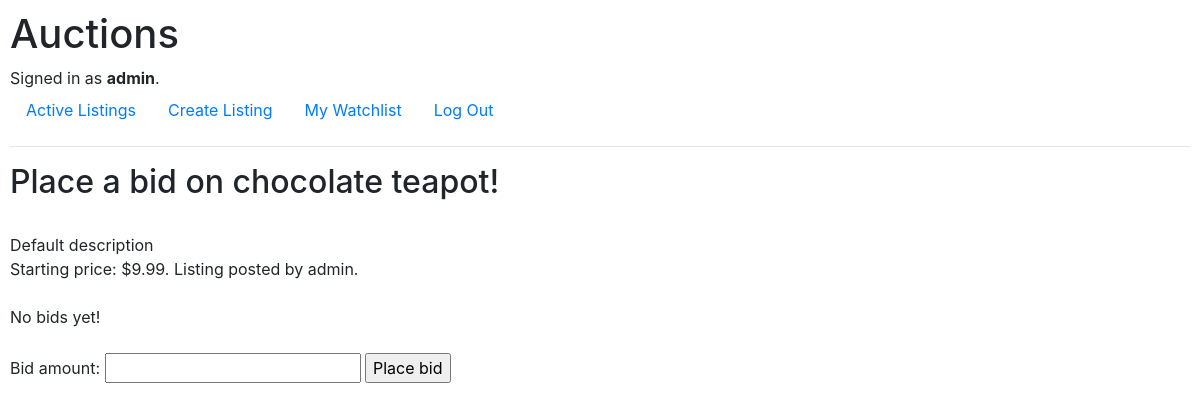
/bidding_page/chocolate teapot (signed in), run on an earlier commit of the app's database.
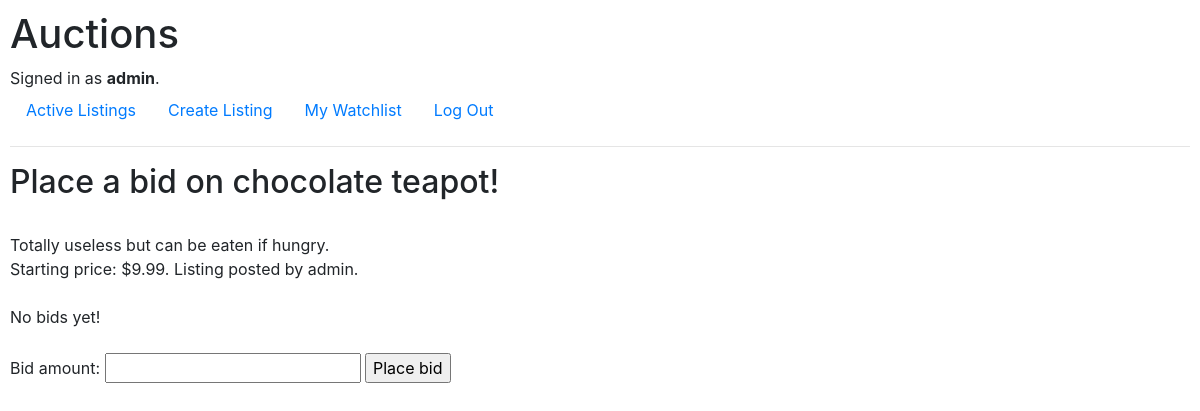
And on a later commit of the database.
### auctions/models.py (models this page shows, shortened)
class AuctionListing(models.Model):
    listing_name = models.CharField(max_length=64)
    starting_price = models.DecimalField(max_digits=6, decimal_places=2)
    current_price = models.DecimalField(max_digits=6, decimal_places=2, default=0.00)
    listed_by = models.ForeignKey(User, on_delete=models.CASCADE)
    listing_description = models.TextField(max_length=5120)
    is_closed = models.BooleanField(default=False)

class User(AbstractUser):
    pass

### auctions/views.py (the view)
# urls.py: path("bidding_page/<str:listing_name>", views.bidding_page, name="bidding_page"),
@login_required
def bidding_page(request, listing_name):
    error_message = None
    success_message = None
    listing = AuctionListing.objects.get(listing_name=listing_name)
    if request.method == 'POST':
        bid_form = ListingBidForm(request.POST)
        bid_form.instance.bidder_name = request.user
        bid_form.instance.for_listing = listing
        if bid_form.is_valid():
            bid_amount = bid_form.cleaned_data['bid_amount']
            if listing.starting_price < bid_amount  and bid_amount > listing.current_price:
                listing.current_price = bid_amount
                bid_form.save()
                listing.save()
                success_message = "Bid placed successfully!"
            else:
                error_message = "Please ensure your bid amount is higher than the current price!"
    else:
        bid_form = ListingBidForm()
    return render(request, "auctions/bidding_page.html", {
        "listing": listing,
        "bid_form": bid_form,
        "error_message": error_message,
        "success_message": success_message
    })

### auctions/forms.py
class ListingBidForm(ModelForm):
    class Meta:
        model = ListingBid
        fields = ["bid_amount"]

### auctions/templates/auctions/bidding_page.html (shortened to what this page needs)
{% extends "auctions/layout.html" %}
{% block body %}
    <h2>Place a bid on {{ listing.listing_name }}!</h2>
    <br>
    <form action="{% url 'bidding_page' listing.listing_name %}" method="post" name="place_bid_form">
    <div>{{ listing.listing_description }}</div>
    <div>Starting price: ${{ listing.starting_price }}. Listing posted by {{ listing.listed_by }}.</div><br>
    {% if listing.current_price == 0.00 %}
        <div>No bids yet!</div>
    {% else %}
        <div>Current price: ${{ listing.current_price }}</div>
    {% endif %}
    <br>
    {{ bid_form }}
    <input type="submit" name="place_bid" value="Place bid">
    </form><br>
{% endblock %}

What changed in the data, as far as the page shows it:
changed AuctionListing "chocolate teapot": listing_description "Default description" → "Totally useless but can be eaten if hungry."
